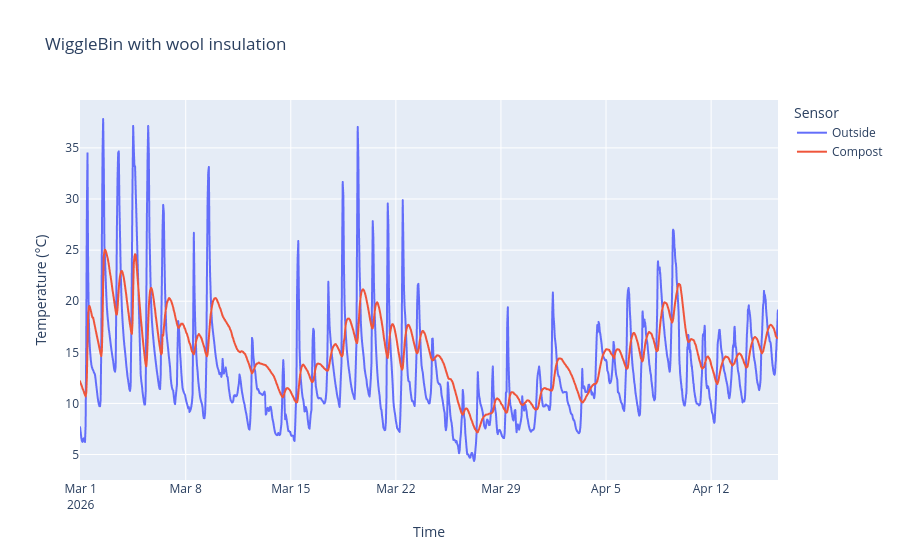

This figure's notebook cell:
### Code cell
# Plot temperature data

# Map entity IDs to nicer names
entity_mapping = {
    'sensor.sonoff_snzb_02ld': 'Compost',
    'sensor.ewelink_snzb_02p_temperature': 'Outside',
}

wool_insulation['entity_name'] = wool_insulation['entity_id'].map(entity_mapping)

# Plot using the nicer names
fig = px.line(
    wool_insulation,
    y='state',
    color='entity_name',
    title='WiggleBin with wool insulation'
)

fig.update_layout(
    xaxis_title='Time',
    yaxis_title='Temperature (°C)',
    legend_title='Sensor'
)

fig.show()

### Figure 1 — Plotly figure (JSON) as saved in the notebook; plotly's stock layout.template omitted (floating-point values rounded to 4 significant figures; data arrays with more than 128 entries replaced by an {"elided": "..."} marker saying what was removed)
{"data": [{"hovertemplate": "entity_name=Outside<br>time=%{x}<br>state=%{y}<extra></extra>", "legendgroup": "Outside", "line": {"color": "#636efa", "dash": "solid"}, "marker": {"symbol": "circle"}, "mode": "lines", "name": "Outside", "showlegend": true, "type": "scattergl", "x": {"elided": "1680 str values"}, "xaxis": "x", "y": {"elided": "1680 float values"}, "yaxis": "y"}, {"hovertemplate": "entity_name=Compost<br>time=%{x}<br>state=%{y}<extra></extra>", "legendgroup": "Compost", "line": {"color": "#EF553B", "dash": "solid"}, "marker": {"symbol": "circle"}, "mode": "lines", "name": "Compost", "showlegend": true, "type": "scattergl", "x": {"elided": "1059 str values"}, "xaxis": "x", "y": {"elided": "1059 float values"}, "yaxis": "y"}], "layout": {"legend": {"title": {"text": "Sensor"}, "tracegroupgap": 0}, "title": {"text": "WiggleBin with wool insulation"}, "xaxis": {"anchor": "y", "domain": [0, 1], "title": {"text": "Time"}}, "yaxis": {"anchor": "x", "domain": [0, 1], "title": {"text": "Temperature (°C)"}}}}
